Frame 1 (no input): blank canvas, image omitted
Frame 60 (no input): blank canvas, image omitted
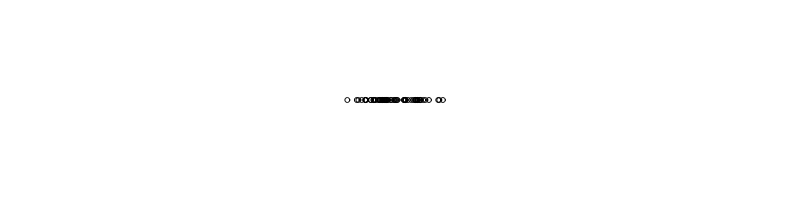
Frame 120 (the mouse pressed at the canvas centre since frame 60)

The p5.js sketch whose frames 1 and 60 were blank and that drew this single picture after the mouse press (run headless with seeded random() and noise() and a simulated clock; from frame 60 on, the mouse is pressed at the canvas centre):

// p5.js sketch
// ── sketch.js
function setup() {
  createCanvas(800, 200);
  background(255);
}

function draw() {
  stroke(0);
  noFill();
  var d = myDrunkenCurve(0, 800, mouseY);
  ellipse(d, height/2, 5, 5);
}

function keyReleased()
{
  background(255);
}

function myDrunkenCurve(min, max, Q)
{
  
  var value = 0.;
  
  for(var i = 0; i < Q; i++) // i = i + 1
  {
    value+=random(min, max);
  }
 
  value = value / Q;
  
  return(value);
  
}
